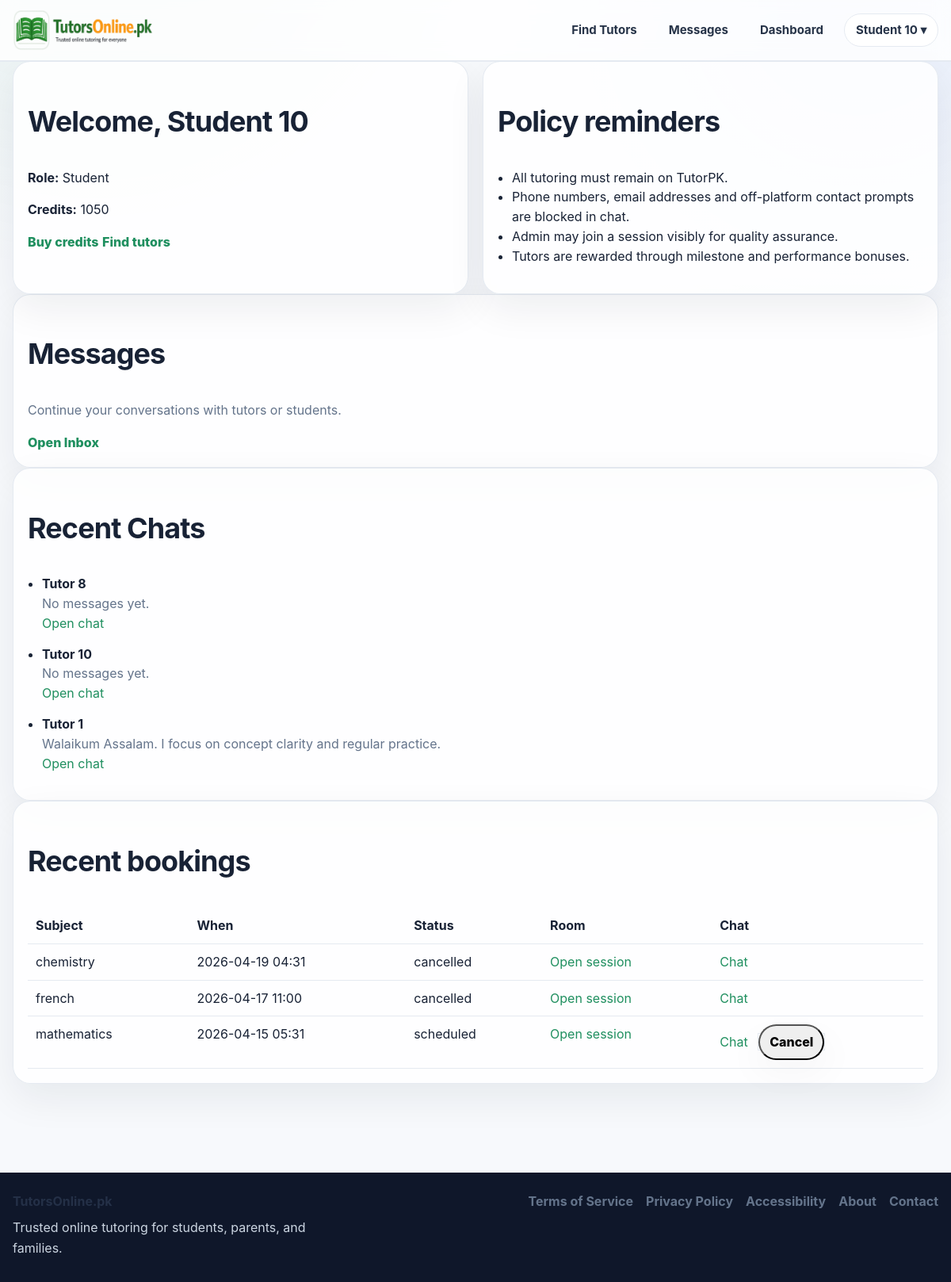
The page /dashboard (signed in) on the database its author committed.
### app.py (models this page shows, shortened)
class User(UserMixin, db.Model):
    id = db.Column(db.Integer, primary_key=True)
    email = db.Column(db.String(120), unique=True, nullable=False)
    password_hash = db.Column(db.String(255), nullable=False)
    role = db.Column(db.String(20), nullable=False, default="student")
    full_name = db.Column(db.String(120), nullable=False)
    public_name = db.Column(db.String(120), nullable=False)
    qualification = db.Column(db.String(120), default="")
    subjects = db.Column(db.String(255), default="")
    class_levels = db.Column(db.String(255), default="")
    experience_years = db.Column(db.Integer, default=0)
    bio = db.Column(db.Text, default="")
    degree_title = db.Column(db.String(255), default="")
    degree_major = db.Column(db.String(255), default="")
    degree_institution = db.Column(db.String(255), default="")
    degree_year = db.Column(db.String(50), default="")
    degree_grade = db.Column(db.String(50), default="")
    previous_path_choice = db.Column(db.String(50), default="")
    mphil_title = db.Column(db.String(255), default="")
    mphil_major = db.Column(db.String(255), default="")
    mphil_institution = db.Column(db.String(255), default="")
    mphil_year = db.Column(db.String(50), default="")
    mphil_grade = db.Column(db.String(50), default="")
    mphil_additional_note = db.Column(db.String(255), default="")
    masters_title = db.Column(db.String(255), default="")
    masters_major = db.Column(db.String(255), default="")
    masters_institution = db.Column(db.String(255), default="")
    masters_year = db.Column(db.String(50), default="")
    masters_grade = db.Column(db.String(50), default="")
    masters_additional_note = db.Column(db.String(255), default="")
    bachelor_title = db.Column(db.String(255), default="")
    bachelor_major = db.Column(db.String(255), default="")
    bachelor_institution = db.Column(db.String(255), default="")
    bachelor_year = db.Column(db.String(50), default="")
    bachelor_grade = db.Column(db.String(50), default="")
    bachelor_additional_note = db.Column(db.String(255), default="")
    inter_program = db.Column(db.String(100), default="")
    inter_institution = db.Column(db.String(255), default="")
    inter_grade = db.Column(db.String(50), default="")
    inter_year = db.Column(db.String(50), default="")
    matric_program = db.Column(db.String(100), default="")
    matric_institution = db.Column(db.String(255), default="")
    matric_grade = db.Column(db.String(50), default="")
    matric_year = db.Column(db.String(50), default="")
    gender = db.Column(db.String(50), default="")
    city = db.Column(db.String(120), default="")
    main_subject = db.Column(db.String(120), default="")
    additional_subjects = db.Column(db.String(255), default="")
    student_level = db.Column(db.String(120), default="")
    student_subject_needed = db.Column(db.String(120), default="")
    preferred_tutor_gender = db.Column(db.String(50), default="")
    learning_mode = db.Column(db.String(50), default="")
    teaching_mode = db.Column(db.String(50), default="")
    hourly_rate = db.Column(db.Integer, default=0)
    mobile_number = db.Column(db.String(40), default="")
    cnic_number = db.Column(db.String(40), default="")
    profile_image = db.Column(db.String(255), default="")
    degree_file = db.Column(db.String(255), default="")
    additional_qualification_level = db.Column(db.String(80), default="")
    additional_qualification_title = db.Column(db.String(255), default="")
    additional_qualification_major = db.Column(db.String(255), default="")
    additional_qualification_institution = db.Column(db.String(255), default="")
    additional_qualification_year = db.Column(db.String(50), default="")
    additional_qualification_grade = db.Column(db.String(50), default="")
    additional_qualification_file = db.Column(db.String(255), default="")
    demo_video_url = db.Column(db.String(255), default="")
    demo_video_file = db.Column(db.String(255), default="")
    modest_profile = db.Column(db.Boolean, default=False)
    audio_only = db.Column(db.Boolean, default=False)
    is_active_user = db.Column(db.Boolean, default=True)
    is_verified_tutor = db.Column(db.Boolean, default=False)
    profile_stage = db.Column(db.String(40), default="basic_complete")
    verification_submitted_at = db.Column(db.DateTime)
    approved_at = db.Column(db.DateTime)
    rejected_at = db.Column(db.DateTime)
    admin_review_note = db.Column(db.Text, default="")
    is_public_tutor = db.Column(db.Boolean, default=False)
    tutor_category = db.Column(db.String(80), default="")
    bonus_credits = db.Column(db.Integer, default=0)
    total_earnings_pkr = db.Column(db.Integer, default=0)
    monthly_earnings_pkr = db.Column(db.Integer, default=0)
    sessions_completed = db.Column(db.Integer, default=0)
    rating_avg = db.Column(db.Float, default=0.0)
    rating_count = db.Column(db.Integer, default=0)
    credits_balance = db.Column(db.Integer, default=0)
    pending_payout_pkr = db.Column(db.Integer, default=0)
    payout_method = db.Column(db.String(30), default="bank")
    payout_account_title = db.Column(db.String(120), default="")
    payout_account_number = db.Column(db.String(120), default="")
    payout_iban = db.Column(db.String(64), default="")
    created_at = db.Column(db.DateTime, default=datetime.utcnow)
    bookings_as_student = db.relationship(
        "Booking",
        backref="student",
        lazy=True,
        foreign_keys="Booking.student_id",
    )
    bookings_as_tutor = db.relationship(
        "Booking",
        backref="tutor",
        lazy=True,
        foreign_keys="Booking.tutor_id",
    )
    @property
    def is_active(self):
        return self.is_active_user

class Conversation(db.Model):
    id = db.Column(db.Integer, primary_key=True)
    student_id = db.Column(db.Integer, db.ForeignKey("user.id"), nullable=False)
    tutor_id = db.Column(db.Integer, db.ForeignKey("user.id"), nullable=False)
    booking_id = db.Column(db.Integer, db.ForeignKey("booking.id"), nullable=True)
    created_at = db.Column(db.DateTime, default=datetime.utcnow)
    updated_at = db.Column(
        db.DateTime,
        default=datetime.utcnow,
        onupdate=datetime.utcnow
    )
    student = db.relationship("User", foreign_keys=[student_id], backref="student_conversations")
    tutor = db.relationship("User", foreign_keys=[tutor_id], backref="tutor_conversations")
    booking = db.relationship("Booking", backref="conversation")

class Message(db.Model):
    id = db.Column(db.Integer, primary_key=True)
    conversation_id = db.Column(
        db.Integer,
        db.ForeignKey("conversation.id"),
        nullable=False
    )
    sender_id = db.Column(db.Integer, db.ForeignKey("user.id"), nullable=False)
    body = db.Column(db.Text, nullable=False)
    is_read = db.Column(db.Boolean, default=False)
    created_at = db.Column(db.DateTime, default=datetime.utcnow)
    conversation = db.relationship(
        "Conversation",
        backref=db.backref(
            "messages",
            lazy=True,
            order_by="Message.created_at.asc()"
        )
    )
    sender = db.relationship("User")

class Booking(db.Model):
    id = db.Column(db.Integer, primary_key=True)
    student_id = db.Column(db.Integer, db.ForeignKey("user.id"), nullable=False)
    tutor_id = db.Column(db.Integer, db.ForeignKey("user.id"), nullable=False)
    subject = db.Column(db.String(120), nullable=False)
    class_level = db.Column(db.String(80), nullable=False)
    scheduled_at = db.Column(db.DateTime, nullable=False)
    duration_minutes = db.Column(db.Integer, default=60)
    credits_cost = db.Column(db.Integer, default=100)
    status = db.Column(db.String(30), default="scheduled")
    student_marked_complete = db.Column(db.Boolean, default=False)
    tutor_marked_complete = db.Column(db.Boolean, default=False)
    payout_released = db.Column(db.Boolean, default=False)
    reschedule_requested_at = db.Column(db.DateTime)
    proposed_scheduled_at = db.Column(db.DateTime)
    reschedule_status = db.Column(db.String(20), default="none")
    reschedule_note = db.Column(db.Text, default="")
    room_code = db.Column(db.String(50), default=lambda: uuid4().hex[:10])
    created_at = db.Column(db.DateTime, default=datetime.utcnow)

### app.py (the view, shortened to what this page needs)
@app.route("/dashboard")
@login_required
def dashboard():
    if current_user.role == "admin":
        return redirect(url_for("admin_dashboard"))
    bookings = (
        Booking.query.filter(
            ((Booking.student_id == current_user.id) | (Booking.tutor_id == current_user.id))
        )
        .order_by(Booking.scheduled_at.desc())
        .limit(10)
        .all()
    )
    pending_notices = []
    if current_user.role == "student":
        pending_notices = (
            PaymentNotice.query.filter(
                PaymentNotice.student_id == current_user.id,
                PaymentNotice.status.in_(PAYMENT_REVIEWABLE_STATUSES),
            )
            .order_by(PaymentNotice.created_at.desc())
            .all()
        )
        normalize_payment_notices(pending_notices)
    completion_data = None
    if current_user.role == "tutor":
        sync_tutor_stage(current_user)
        completion_data = get_tutor_completion_status(current_user)
    notifications = dashboard_notifications_for(current_user)
    recent_conversations = []
    if current_user.role == "student":
        recent_conversations = (
            Conversation.query
            .filter_by(student_id=current_user.id)
            .order_by(Conversation.updated_at.desc())
            .limit(5)
            .all()
        )
    return render_template(
        "dashboard.html",
        bookings=bookings,
        pending_notices=pending_notices,
        completion_data=completion_data,
        notifications=notifications,
        recent_conversations=recent_conversations,
        tutor_fee_instructions="Deposit PKR 500 to the instructed account and wait for admin confirmation.",
    )

### templates/dashboard.html (shortened to what this page needs)
{% extends 'base.html' %}
{% block content %}
<section class="grid two">
  <div class="card">
    <h2>Welcome, {{ current_user.public_name }}</h2>
    <p><strong>Role:</strong> {{ current_user.role|title }}</p>
    <p><strong>Credits:</strong> {{ current_user.credits_balance }}</p>
    {% if current_user.role == 'student' %}
      <a class="btn" href="{{ url_for('buy_credits') }}">Buy credits</a>
      <a class="btn btn-light" href="{{ url_for('tutors') }}">Find tutors</a>
    {% endif %}
  </div>
  <div class="card">
    <h2>Policy reminders</h2>
    <ul class="clean-list">
      <li>All tutoring must remain on TutorPK.</li>
      <li>Phone numbers, email addresses and off-platform contact prompts are blocked in chat.</li>
      <li>Admin may join a session visibly for quality assurance.</li>
      <li>Tutors are rewarded through milestone and performance bonuses.</li>
    </ul>
  </div>
</section>
<section class="card">
  <h2>Messages</h2>
  <p class="muted">Continue your conversations with tutors or students.</p>
  <a class="btn" href="{{ url_for('messages_inbox') }}">Open Inbox</a>
</section>
{% if recent_conversations %}
<section class="card">
  <h2>Recent Chats</h2>
  <ul class="clean-list">
    {% for convo in recent_conversations %}
      {% set other = convo.tutor if current_user.id == convo.student_id else convo.student %}
      {% set last_msg = convo.messages[-1] if convo.messages else None %}
      <li style="margin-bottom:14px;">
        <strong>{{ other.public_name }}</strong><br>
        {% if last_msg %}
          <span class="muted">
            {{ last_msg.body[:80] }}{% if last_msg.body|length > 80 %}...{% endif %}
          </span><br>
        {% else %}
          <span class="muted">No messages yet.</span><br>
        {% endif %}
        <a href="{{ url_for('message_thread', conversation_id=convo.id) }}">
          Open chat
        </a>
      </li>
    {% endfor %}
  </ul>
</section>
{% endif %}
<section class="card">
  <h2>Recent bookings</h2>
  <table class="table">
    <tr>
      <th>Subject</th>
      <th>When</th>
      <th>Status</th>
      <th>Room</th>
      <th>Chat</th>
    </tr>
    {% for booking in bookings %}
    <tr>
      <td>{{ booking.subject }}</td>
      <td>{{ booking.scheduled_at.strftime('%Y-%m-%d %H:%M') if booking.scheduled_at else '-' }}</td>
      <td>{{ booking.status }}</td>
      <td><a href="{{ url_for('live_session', booking_id=booking.id) }}">Open session</a></td>
      <td>
      <a href="{{ url_for('start_conversation', tutor_id=(booking.tutor_id if current_user.role == 'student' else booking.student_id)) }}">
        Chat
      </a>
      {% if booking.status in ['scheduled', 'confirmed'] %}
        <form method="post"
              action="{{ url_for('cancel_booking', booking_id=booking.id) }}"
              style="display:inline; margin-left:8px;">
          <button class="btn btn-light small-btn"
                  onclick="return confirm('Cancel this booking?');">
            Cancel
          </button>
        </form>
      {% endif %}
    </td>
    </tr>
    {% else %}
    <tr><td colspan="4">No bookings yet.</td></tr>
    {% endfor %}
  </table>
</section>
{% endblock %}

### templates/base.html (shortened to what this page needs)
<!doctype html>
<html lang="en">
<head>
  <link rel="stylesheet" href="{{ url_for('static', filename='css/styles.css') }}">
  <link rel="stylesheet" href="{{ url_for('static', filename='css/design-system.css') }}">
</head>
<body>
  <header class="site-header">
    <div class="container nav-wrap">
      <a href="{{ url_for('index') }}" class="brand">
        <img src="{{ url_for('static', filename='images/logo.png') }}" alt="TutorsOnline.pk" class="brand-logo">
      </a>
     <nav class="main-nav">
      <a href="{{ url_for('tutors') }}">Find Tutors</a>
      {% if current_user.is_authenticated %}
        <a href="{{ url_for('messages_inbox') }}" class="nav-messages-link">
          Messages
        </a>
        <a href="{{ url_for('dashboard') }}">Dashboard</a>
        <div class="nav-user-dropdown">
          <button type="button" class="nav-user-trigger">
            {{ current_user.public_name or 'Account' }} ▾
          </button>
        </div>
      {% else %}
        <a href="{{ url_for('contact') }}">Contact</a>
        <a href="{{ url_for('login') }}">Login</a>
        <a href="{{ url_for('register') }}" class="nav-join-btn">Join</a>
      {% endif %}
    </nav>
    </div>
  </header>
  <main class="site-main">
    <div class="container">
      {% block content %}{% endblock %}
    </div>
  </main>
  <footer class="site-footer">
    <div class="container footer-wrap">
      <div class="footer-brand">
        <strong>TutorsOnline.pk</strong>
        <p>Trusted online tutoring for students, parents, and families.</p>
      </div>
      <div class="footer-links">
        <a href="{{ url_for('terms') }}">Terms of Service</a>
        <a href="{{ url_for('privacy') }}">Privacy Policy</a>
        <a href="{{ url_for('accessibility') }}">Accessibility</a>
        <a href="{{ url_for('about') }}">About</a>
        <a href="{{ url_for('contact') }}">Contact</a>
      </div>
    </div>
  </footer>
</body>
</html>

### rows shown on the page
User: public_name "Student 10", role "Student", credits_balance "1050"
Conversation: shows "No messages yet."
User: public_name "Tutor 8"
Conversation: shows "No messages yet."
User: public_name "Tutor 10"
User: public_name "Tutor 1"
Message: body "Walaikum Assalam. I focus on concept clarity and regular practice."
Booking: subject "chemistry", scheduled_at "2026-04-19 04:31", status "cancelled"
Booking: subject "french", scheduled_at "2026-04-17 11:00", status "cancelled"
Booking: subject "mathematics", scheduled_at "2026-04-15 05:31", status "scheduled"
